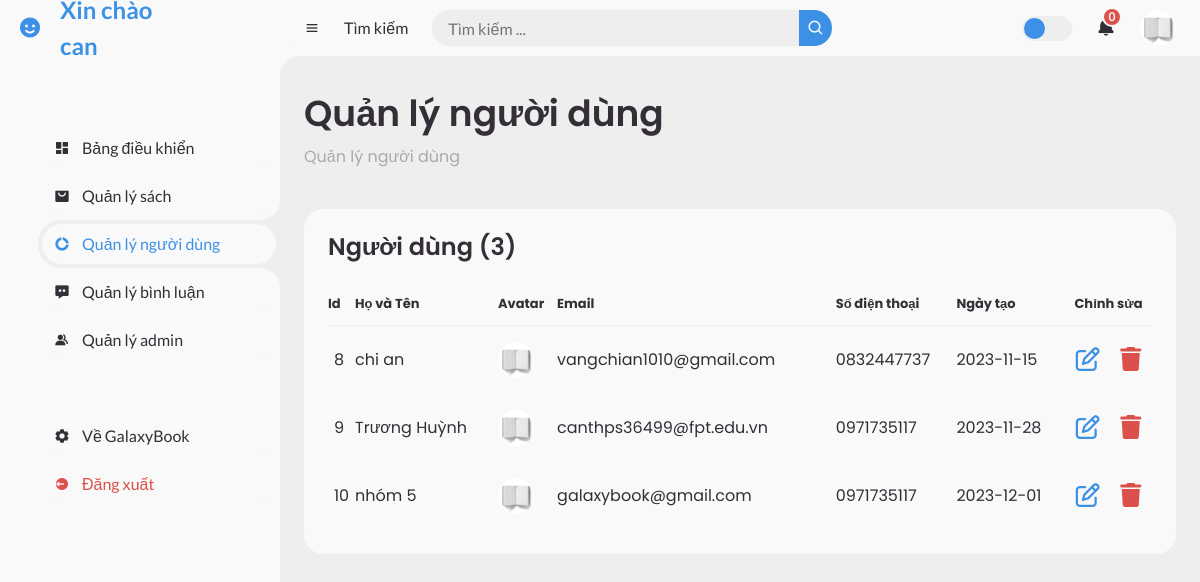
Before: /index.php?pg=ad&active=user_management (signed in) with the older database file.
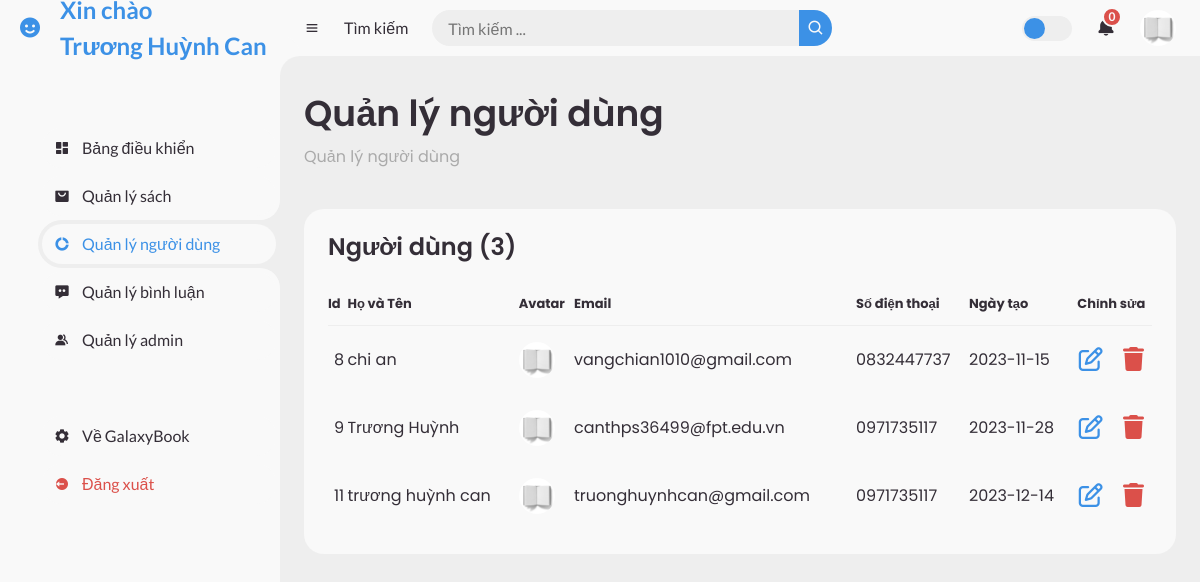
After: the same page with the newer database file.
### tables this page shows
CREATE TABLE `nguoidung` (
  `Id` int(5) NOT NULL,
  `HoVaTen` varchar(100) NOT NULL,
  `Avatar` varchar(255) DEFAULT 'avatar1.jpg',
  `DiaChi` varchar(255) NOT NULL,
  `Email` varchar(255) NOT NULL,
  `SDT` varchar(10) NOT NULL,
  `TaiKhoan` varchar(255) NOT NULL,
  `MatKhau` varchar(32) NOT NULL COMMENT 'dùng hàm md5 mã hóa',
  `NgayTao` date NOT NULL,
  `VaiTro` int(1) DEFAULT 0 COMMENT '0 site, 1 admin'
);

### admin/view/index.php (called while the page is built, shortened)
<?php
include('admin/model/m_user.php');
include('admin/view/header.php');
include('admin/view/' . $active . '.php');
include('admin/view/footer.php');
?>

### admin/model/m_user.php (called while the page is built, shortened)
<?php
function getUserCount() {
    $conn = pdo_get_connection();
    if ($conn) {
        try {
            $sql = "SELECT COUNT(*) as total FROM nguoidung WHERE VaiTro=0";
            $stmt = $conn->query($sql);
            $result = $stmt->fetch(PDO::FETCH_ASSOC);
            return $result['total'];
        } catch (PDOException $e) {
            echo "Lỗi truy vấn: " . $e->getMessage();
            return null;
        }
    } else {
        return null;
    }
}
function getAllUsers() {
    $conn = pdo_get_connection();
    if ($conn) {
        try {
            $sql = "SELECT * FROM nguoidung WHERE VaiTro=0";
            $stmt = $conn->query($sql);
            $result = $stmt->fetchAll(PDO::FETCH_ASSOC);
            return $result;
        } catch (PDOException $e) {
            echo "Lỗi truy vấn: " . $e->getMessage();
            return null;
        }
    } else {
        return null;
    }
}
?>

### admin/view/user_management.php (the view)
<?php
$listUser = getAllUsers();
$userCount = getUserCount();
?>
<main>
    <div class="head-title">
        <div class="left">
            <h1>Quản lý người dùng</h1>
            <ul class="breadcrumb">
                <li>
                    <a href="index.php?pg=ad&active=book_management" class="">Quản lý người dùng</a>
                </li>
            </ul>
        </div>
    </div>
    <div class="table-data">
        <div class="order">
            <div class="head">
                <h3>Người dùng (<?=$userCount?>)</h3>
            </div>
            <table>
                <thead>
                    <tr>
                        <th>Id</th>
                        <th>Họ và Tên</th>
                        <th>Avatar</th>
                        <th>Email</th>
                        <th>Số điện thoại</th>
                        <th>Ngày tạo</th>
                        <th style="text-align: center;">Chỉnh sửa</th>
                    </tr>
                </thead>
                <tbody>
                    <?php
                    foreach ($listUser as $user):
                        $src='upload/avatar/'.$user['Avatar'];
                        ?>
                        <tr>
                            <td><?= $user['Id'] ?></td>
                            <td><?= $user['HoVaTen'] ?></td>
                            <td>
                                <img src="<?= $src ?>" alt="<?= $user['HoVaTen'] ?>" width="1rem" height="1rem">
                            </td>
                            <td><?= $user['Email'] ?></td>
                            <td><?= $user['SDT'] ?></td>
                            <td><?= $user['NgayTao'] ?></td>
                            <td style="text-align: center;">
                                <a href="index.php?pg=ad&active=user_update&userId=<?= $user['Id'] ?>" class="btn-update">
                                    <i class="fa-regular fa-pen-to-square fa-xl" style="color: var(--blue);"></i>
                                </a>
                                <a href="index.php?pg=ad&active=user_management&deleteUserId=<?= $user['Id'] ?>"
                                    class="btn-del">
                                    <i class="fa-solid fa-trash fa-xl" style="color: var(--red); margin-left: 1rem;"></i>
                                </a>
                            </td>
                        </tr>
                    <?php endforeach; ?>
                </tbody>
            </table>
        </div>
    </div>
</main>

### admin/view/header.php (shortened to what the changed rows need)
<!DOCTYPE html>
<html lang="en">
<head>
	<link href='https://unpkg.com/boxicons@2.0.9/css/boxicons.min.css' rel='stylesheet'>
	<link rel="stylesheet" href="layout/assets/bootstrap-5.3.2-dist/css/bootstrap.css">
	<link rel="stylesheet" href="admin/layout/assets/css/header_footer.css">
	<?php
	switch ($_GET['active']) {
		case 'user_management':
			$active = 'user_management';
			break;
	}
	?>
	<link rel="stylesheet" href="admin/layout/assets/css/<?= $active ?>.css">
</head>
<body>
	<section id="sidebar">
		<a href="index.php?pg=ad&active=home" class="brand">
			<i class='bx bxs-smile'>
			</i>
			<span class="text">Xin chào<br>
				<?= $_SESSION['user']['HoVaTen'] ?>
			</span>
		</a>
		<ul class="side-menu top">
			<?php
			if ($_GET['active'] === 'home') {
				echo '<li class="active">';
			} else {
				echo '<li class="">';
			}
			?>
			<a href="index.php?pg=ad&active=home">
				<i class='bx bxs-dashboard'></i>
				<span class="text">Bảng điều khiển</span>
			</a>
			</li>
			<?php
			if ($_GET['active'] === 'book_management' || $_GET['active'] === 'book_update' || $_GET['active'] === 'book_genreUpdate' || $_GET['active'] === 'book_authorUpdate') {
				echo '<li class="active">';
			} else {
				echo '<li class="">';
			}
			?>
			<a href="index.php?pg=ad&active=book_management">
				<i class='bx bxs-shopping-bag-alt'></i>
				<span class="text">Quản lý sách</span>
			</a>
			</li>
			<?php
			if ($_GET['active'] === 'user_management' || $_GET['active'] === 'user_update') {
				echo '<li class="active">';
			} else {
				echo '<li class="">';
			}
			?>
			<a href="index.php?pg=ad&active=user_management">
				<i class='bx bxs-doughnut-chart'></i>
				<span class="text">Quản lý người dùng</span>
			</a>
			</li>
			<?php
			if ($_GET['active'] === 'comment_management') {
				echo '<li class="active">';
			} else {
				echo '<li class="">';
			}
			?>
			<a href="index.php?pg=ad&active=comment_management">
				<i class='bx bxs-message-dots'></i>
				<span class="text">Quản lý bình luận</span>
			</a>
			</li>
			<?php
			if ($_GET['active'] === 'admin_management' || $_GET['active'] === 'admin_update') {
				echo '<li class="active">';
			} else {
				echo '<li class="">';
			}
			?>
			<a href="index.php?pg=ad&active=admin_management">
				<i class='bx bxs-group'></i>
				<span class="text">Quản lý admin</span>
			</a>
			</li>
		</ul>
		<ul class="side-menu">
			<li>
				<a href="index.php?pg=home">
					<i class='bx bxs-cog'></i>
					<span class="text">Về GalaxyBook</span>
				</a>
			</li>
			<li>
				<a href="index.php?pg=logout" class="logout">
					<i class='bx bxs-log-out-circle'></i>
					<span class="text">Đăng xuất</span>
				</a>
			</li>
		</ul>
	</section>
	<section id="content">
		<nav>
			<i class='bx bx-menu'></i>
			<a href="#" class="nav-link">Tìm kiếm</a>
			<form action="#">
				<div class="form-input">
					<input type="search" placeholder="Tìm kiếm ...">
					<button type="submit" class="search-btn"><i class='bx bx-search'></i></button>
				</div>
			</form>
			<label for="switch-mode" class="switch-mode"></label>
			<a href="#" class="notification">
				<i class='bx bxs-bell'></i>
				<span class="num">0</span>
			</a>
			<a href="#" class="profile">
				<img src="upload/avatar/<?= $_SESSION['user']['Avatar'] ?>" alt="<?= $_SESSION['user']['HoVaTen'] ?>">
			</a>
		</nav>

Changed rows visible on the page:
no longer on this page (row edited): nguoidung: Id "10", HoVaTen "nhóm 5", Avatar (picture), Email "galaxybook@gmail.com", SDT "0971735117", NgayTao "2023-12-01"
added nguoidung: Id "11", HoVaTen "trương huỳnh can", Avatar (picture), Email "truonghuynhcan@gmail.com", SDT "0971735117", NgayTao "2023-12-14"
Other visible differences:
$_SESSION['user']['HoVaTen']: "can" → "Trương Huỳnh Can"
